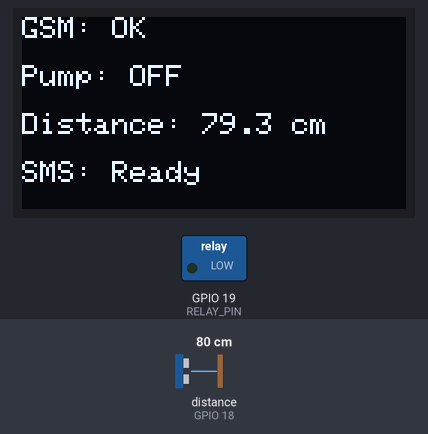
The sketch below on a simulated ESP32. On the bench: 128×64 one-colour display, switched loads named in the sketch (green lamp = pin HIGH). Wiring (inferred from the names in the program): ultrasonic range finder: trigger GPIO 5; echo GPIO 18. Inputs (shaded band) come from the test bench; at power-on: distance to the obstacle (sensor on GPIO 18) 80 cm. The echo pulse lasts 58.3 µs per cm; the modem accepts every AT command (registered, SIM ready, sends succeed) and sends nothing else; pins used as bus, display or sensor lines are not drawn; what the sketch prints to the serial monitor is not drawn.

Above: at 7.6 s.
7.7 s: distance to the obstacle (sensor on GPIO 18) set to 5 cm
At 9.4 s:
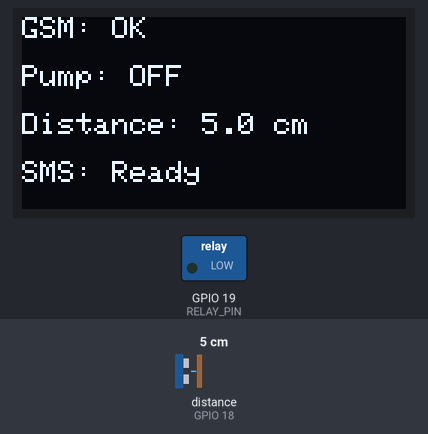
10.1 s: distance to the obstacle (sensor on GPIO 18) set to 2 cm
At 18.3 s:
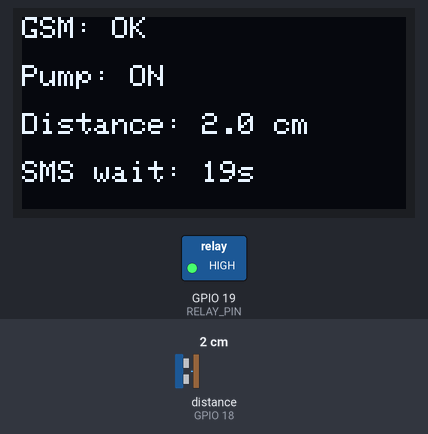
At 39.6 s:
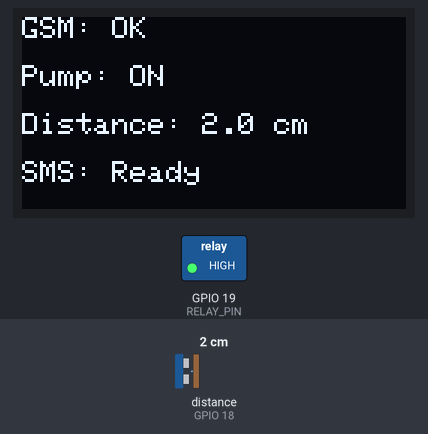
Timing chart, 0 to 40.0 s (numbered marks = the images above; inputs shaded):
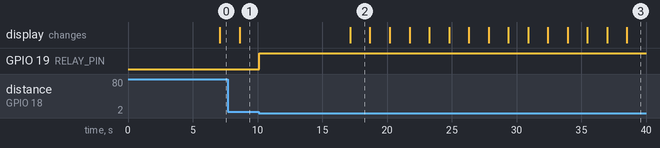

Measured:
- the behaviour switches between 4 and 3 cm on distance to the obstacle (sensor on GPIO 18) (found by bisection; images 1 and 2)
- after the input at 7.7 s, the display: changes after 0.92 s (image 1)
- after the input at 10.1 s, GPIO 19 (RELAY_PIN): LOW → HIGH at once; the display: changes after 7.1 s (image 2)

The sketch:

AUTOMATICSINK.ino
```cpp
#include <Wire.h>
#include <Adafruit_GFX.h>
#include <Adafruit_SSD1306.h>

// ============================================================
// ESP32 + Ultrasonic + Relay + SIM800L + OLED
// ============================================================

// -------------------- Ultrasonic --------------------
#define TRIG_PIN 5
#define ECHO_PIN 18

// -------------------- Relay ---------------------------
#define RELAY_PIN 19

// -------------------- SIM800L -------------------------
#define GSM_RX_PIN 16   // ESP32 RX <- SIM800L TX
#define GSM_TX_PIN 17   // ESP32 TX -> SIM800L RX

// -------------------- OLED ----------------------------
#define OLED_SDA 21
#define OLED_SCL 23

#define SCREEN_WIDTH 128
#define SCREEN_HEIGHT 64
#define OLED_RESET -1

Adafruit_SSD1306 display(
  SCREEN_WIDTH,
  SCREEN_HEIGHT,
  &Wire,
  OLED_RESET
);

// GSM serial
HardwareSerial sim800(2);

// -------------------- Settings ------------------------
bool isRelayActiveLow = false;

// Phone number to receive SMS
const char phoneNumber[] = "+260968127141";

// SMS message
const char smsMessage[] =
  "Your sink was full. Water has been drained. "
  "You need to remove the dirt.";

// SMS cooldown: 20 seconds
const unsigned long SMS_COOLDOWN = 20000;

// -------------------- Variables -----------------------
long duration;
float distance;

bool pumpIsOn = false;

bool gsmRegistered = false;

unsigned long lastSmsTime = 0;

// Used to make sure SMS is sent only when pump changes
// from OFF to ON.
bool previousPumpState = false;


// ============================================================
// SETUP
// ============================================================

void setup() {

  Serial.begin(115200);

  // ----------------------------------------------------------
  // Ultrasonic
  // ----------------------------------------------------------

  pinMode(TRIG_PIN, OUTPUT);
  pinMode(ECHO_PIN, INPUT);


  // ----------------------------------------------------------
  // Relay
  // ----------------------------------------------------------

  pinMode(RELAY_PIN, OUTPUT);

  // Start with pump OFF
  turnPumpOff();


  // ----------------------------------------------------------
  // OLED
  // ----------------------------------------------------------

  Wire.begin(OLED_SDA, OLED_SCL);

  if (!display.begin(SSD1306_SWITCHCAPVCC, 0x3C)) {

    Serial.println("OLED not found!");

  } else {

    display.clearDisplay();
    display.setTextSize(1);
    display.setTextColor(SSD1306_WHITE);

    display.setCursor(0, 0);
    display.println("System Starting...");

    display.display();

    delay(1000);
  }


  // ----------------------------------------------------------
  // SIM800L
  // ----------------------------------------------------------

  sim800.begin(9600, SERIAL_8N1, GSM_RX_PIN, GSM_TX_PIN);

  Serial.println("Starting SIM800L...");

  delay(3000);

  // Test GSM
  sim800.println("AT");

  delay(1000);

  // SMS text mode
  sim800.println("AT+CMGF=1");

  delay(1000);

  Serial.println("=====================================");
  Serial.println("ESP32 Sink Water Controller");
  Serial.println("=====================================");
}


// ============================================================
// MAIN LOOP
// ============================================================

void loop() {

  // ----------------------------------------------------------
  // Check GSM registration
  // ----------------------------------------------------------

  checkGSMRegistration();


  // ----------------------------------------------------------
  // Measure distance
  // ----------------------------------------------------------

  digitalWrite(TRIG_PIN, LOW);
  delayMicroseconds(2);

  digitalWrite(TRIG_PIN, HIGH);
  delayMicroseconds(10);

  digitalWrite(TRIG_PIN, LOW);


  // Wait for echo
  duration = pulseIn(ECHO_PIN, HIGH, 30000);


  // Calculate distance
  if (duration > 0) {

    distance = duration * 0.034 / 2;

  } else {

    distance = 0;
  }


  // ----------------------------------------------------------
  // Pump control
  // ----------------------------------------------------------

  if (distance > 0 && distance < 400) {

    Serial.print("Distance: ");
    Serial.print(distance);
    Serial.println(" cm");


    // --------------------------------------------------------
    // Water level high
    // --------------------------------------------------------

    if (distance < 3.0) {

      turnPumpOn();

      Serial.println("Pump ON");


      // ------------------------------------------------------
      // Pump has just turned ON
      // ------------------------------------------------------

      if (!previousPumpState) {

        Serial.println("Pump changed from OFF to ON");


        // Send SMS only if GSM is registered
        if (gsmRegistered) {

          sendSMS();

        } else {

          Serial.println("SMS not sent - GSM not registered");
        }
      }


      previousPumpState = true;


    }

    // --------------------------------------------------------
    // Water level normal
    // --------------------------------------------------------

    else {

      turnPumpOff();

      Serial.println("Pump OFF");

      previousPumpState = false;
    }


  } else {

    // --------------------------------------------------------
    // Sensor error
    // --------------------------------------------------------

    Serial.println("Sensor error!");

    turnPumpOff();

    previousPumpState = false;
  }


  // ----------------------------------------------------------
  // Update OLED
  // ----------------------------------------------------------

  updateOLED();


  delay(500);
}


// ============================================================
// TURN PUMP ON
// ============================================================

void turnPumpOn() {

  if (isRelayActiveLow) {

    digitalWrite(RELAY_PIN, LOW);

  } else {

    digitalWrite(RELAY_PIN, HIGH);
  }

  pumpIsOn = true;
}


// ============================================================
// TURN PUMP OFF
// ============================================================

void turnPumpOff() {

  if (isRelayActiveLow) {

    digitalWrite(RELAY_PIN, HIGH);

  } else {

    digitalWrite(RELAY_PIN, LOW);
  }

  pumpIsOn = false;
}


// ============================================================
// CHECK GSM REGISTRATION
// ============================================================

void checkGSMRegistration() {

  // Clear old GSM data
  while (sim800.available()) {
    sim800.read();
  }

  // Ask SIM800L for network registration
  sim800.println("AT+CREG?");

  unsigned long startTime = millis();

  String response = "";

  while (millis() - startTime < 1000) {
https://web.facebook.com/saved/?cref=28
    while (sim800.available()) {

      char c = sim800.read();

      response += c;
    }
  }


  Serial.print("GSM Response: ");
  Serial.println(response);


  // Registered on home network:
  // +CREG: 0,1
  //
  // Registered while roaming:
  // +CREG: 0,5

  if (response.indexOf("+CREG: 0,1") >= 0 ||
      response.indexOf("+CREG: 0,5") >= 0) {

    gsmRegistered = true;

  } else {

    gsmRegistered = false;
  }
}


// ============================================================
// SEND SMS
// ============================================================

void sendSMS() {

  // ----------------------------------------------------------
  // Check 20 second cooldown
  // ----------------------------------------------------------

  if (lastSmsTime != 0 &&
      millis() - lastSmsTime < SMS_COOLDOWN) {

    Serial.println("SMS cooldown active.");

    return;
  }


  Serial.println("Sending SMS...");


  // Set SMS text mode
  sim800.println("AT+CMGF=1");

  delay(500);


  // Set phone number
  sim800.print("AT+CMGS=\"");
  sim800.print(phoneNumber);
  sim800.println("\"");

  delay(1000);


  // Send message
  sim800.print(smsMessage);

  delay(500);


  // CTRL+Z
  sim800.write(26);

  Serial.println("SMS command sent.");


  // Give SIM800L time to send
  delay(5000);


  // Start 20 second cooldown
  lastSmsTime = millis();


  // Print SIM800 response
  while (sim800.available()) {

    Serial.write(sim800.read());
  }
}


// ============================================================
// UPDATE OLED
// ============================================================

void updateOLED() {

  display.clearDisplay();

  display.setTextSize(1);
  display.setTextColor(SSD1306_WHITE);


  // ----------------------------------------------------------
  // GSM status
  // ----------------------------------------------------------

  display.setCursor(0, 0);

  display.print("GSM: ");

  if (gsmRegistered) {

    display.println("OK");

  } else {

    display.println("OFF");
  }


  // ----------------------------------------------------------
  // Pump status
  // ----------------------------------------------------------

  display.setCursor(0, 16);

  display.print("Pump: ");

  if (pumpIsOn) {

    display.println("ON");

  } else {

    display.println("OFF");
  }


  // ----------------------------------------------------------
  // Distance
  // ----------------------------------------------------------

  display.setCursor(0, 32);

  display.print("Distance: ");

  if (distance > 0 && distance < 400) {

    display.print(distance, 1);
    display.println(" cm");

  } else {

    display.println("ERROR");
  }


  // ----------------------------------------------------------
  // SMS cooldown
  // ----------------------------------------------------------

  display.setCursor(0, 48);

  if (lastSmsTime != 0 &&
      millis() - lastSmsTime < SMS_COOLDOWN) {

    unsigned long remaining =
      (SMS_COOLDOWN - (millis() - lastSmsTime)) / 1000;

    display.print("SMS wait: ");
    display.print(remaining);
    display.println("s");

  } else {

    display.println("SMS: Ready");
  }


  display.display();
}
```
